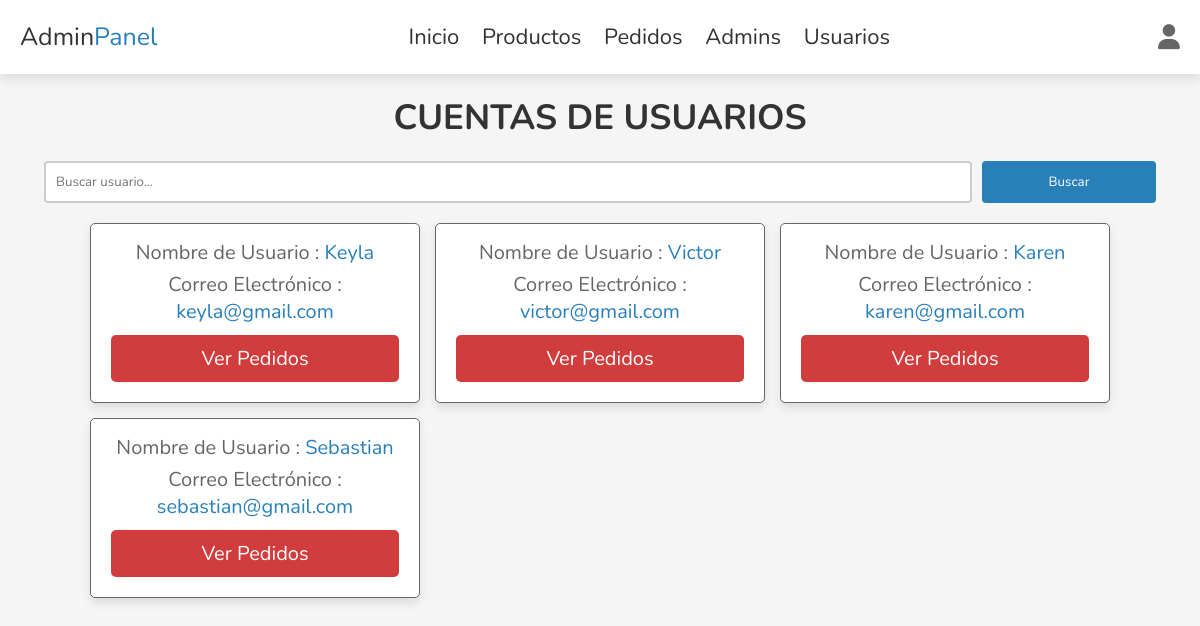
Screenshot of /public/Web_Admin/users_accounts.php (signed in) with the database file from the repository.
### tables this page shows
CREATE TABLE `user` (
  `id` int(11) NOT NULL,
  `name` varchar(20) NOT NULL,
  `email` varchar(50) NOT NULL,
  `password` varchar(50) NOT NULL
);

### public/Web_Admin/users_accounts.php (the view, shortened to what this page needs)
<?php
include '../config.php';
?>
<!DOCTYPE html>
<html lang="en">
<head>
   <link rel="stylesheet" href="https://cdnjs.cloudflare.com/ajax/libs/font-awesome/6.1.1/css/all.min.css">
   <link rel="stylesheet" href="../css/admin_style.css">
</head>
<body>
<?php include 'admin_header.php' ?>
<section class="accounts">
   <h1 class="heading">Cuentas de Usuarios</h1>
   <form class="barra-busqueda" method="GET" action="">
      <input type="text" name="search_term" placeholder="Buscar usuario...">
      <button type="submit">Buscar</button>
   </form>
   <div class="box-container">
   <?php
      if(isset($_GET['search_term'])){
         $search_term = $_GET['search_term'];
         $select_accounts = $conn->prepare("SELECT * FROM `user` WHERE `name` LIKE :search_term OR `email` LIKE :search_term");
         $select_accounts->bindValue(':search_term', '%' . $search_term . '%');
      }else{
         $select_accounts = $conn->prepare("SELECT * FROM `user`");
      }
      $select_accounts->execute();
      if($select_accounts->rowCount() > 0){
         while($fetch_accounts = $select_accounts->fetch(PDO::FETCH_ASSOC)){
   ?>
   <div class="box">
      <p> Nombre de Usuario : <span><?= $fetch_accounts['name']; ?></span> </p>
      <p> Correo Electrónico : <span><?= $fetch_accounts['email']; ?></span> </p>
      <a href="user_orders.php?user_id=<?= $fetch_accounts['id']; ?>" class="ver-ordenes-btn">Ver pedidos</a>
   </div>
   <?php
         }
      }else{
         echo '<p class="empty">No hay cuentas disponibles.</p>';
      }
   ?>
   </div>
</section>
</body>
</html>

### public/css/admin_style.css (style rules this page uses)
:root { --main-color:#2980b9; --red:#D13C3C; --orange:#f39c12; --black:#333; --white:#fff; --light-bg:#f5f5f5; --light-color:#666; --border:.1rem solid var(--light-color); --box-shadow:0 .5rem 1rem rgba(0,0,0,.1); }
* { font-family: 'Nunito', sans-serif; margin:0; padding:0; box-sizing: border-box; outline: none; border:none; text-decoration: none; transition: .2s linear; }
html { font-size: 62.5%; overflow-x: hidden; scroll-behavior: smooth; scroll-padding-top: 7rem; }
body { background: var(--light-bg); }
section { padding:2rem; margin:0 auto; max-width: 1200px; }
.heading { text-align: center; margin-bottom: 2rem; font-size: 3.5rem; color:var(--black); text-transform: uppercase; }
.accounts .box-container { display: grid; grid-template-columns: repeat(auto-fit, 33rem); gap:1.5rem; align-items: flex-start; justify-content: center; }
.accounts .box-container .box { padding:2rem; padding-top: 1rem; border-radius: .5rem; text-align: center; border:var(--border); background-color: var(--white); box-shadow: var(--box-shadow); }
.accounts .box-container .box p { font-size: 2rem; color:var(--light-color); margin: .5rem 0; }
.accounts .box-container .box p span { color:var(--main-color); }
.accounts .barra-busqueda { display: flex; justify-content: center; margin-bottom: 20px; }
.accounts .barra-busqueda input[type="text"] { width: 80%; padding: 10px; border: 2px solid #ccc; border-radius: 4px; margin-right: 10px; }
.accounts .barra-busqueda button[type="submit"] { width: 15%; background-color:var(--main-color) ; color: white; border: none; border-radius: 4px; cursor: pointer; }
.ver-ordenes-btn { display: block; width: 100%; margin-top: 1rem; border-radius: .5rem; padding: 1rem 3rem; font-size: 2rem; color: var(--white); background-color: var(--red); cursor: pointer; text-transform: capitalize; text-align: center; }

### rows the page displays
user: name "Keyla", email "keyla@gmail.com"
user: name "Victor", email "victor@gmail.com"
user: name "Karen", email "karen@gmail.com"
user: name "Sebastian", email "sebastian@gmail.com"
